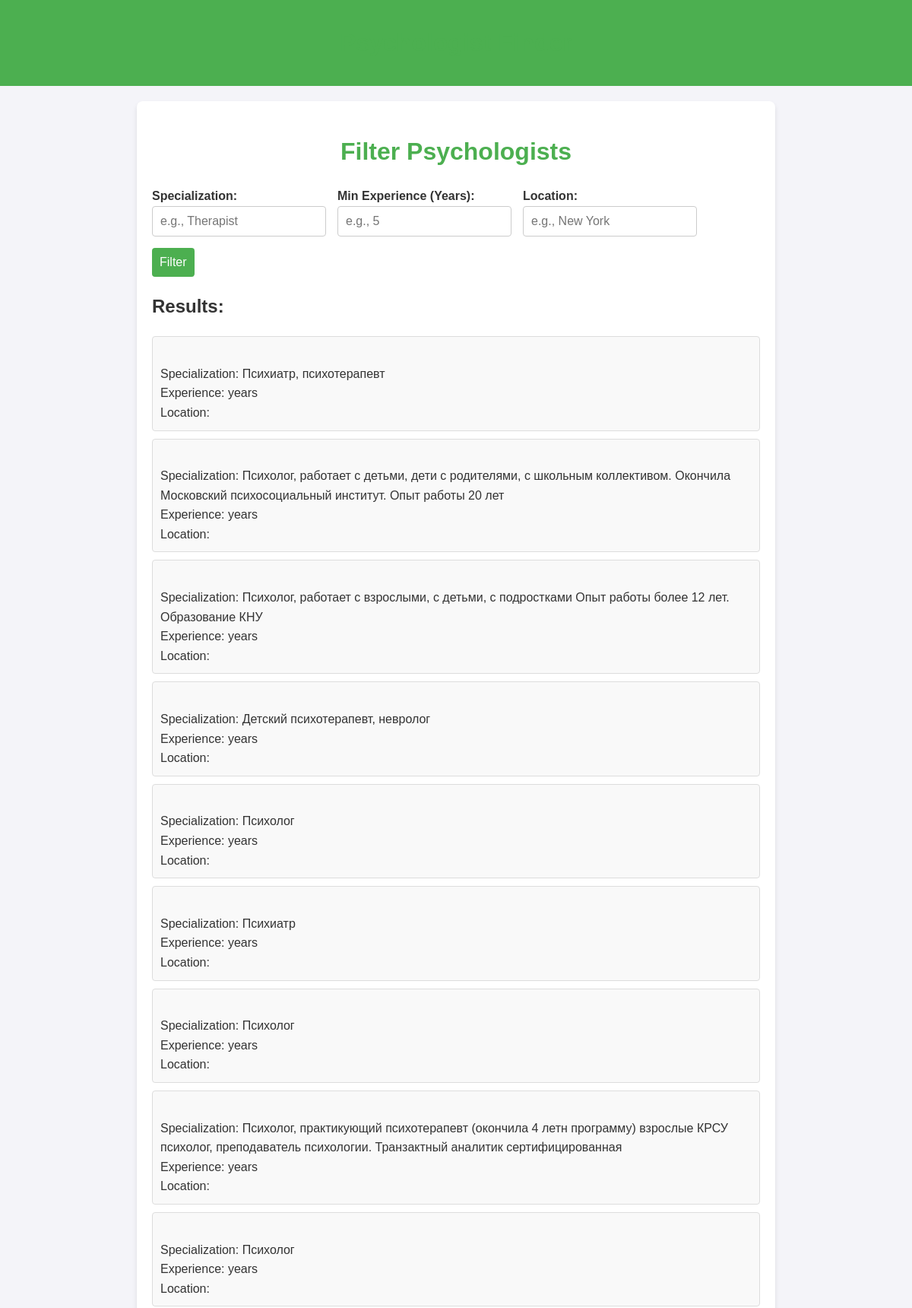
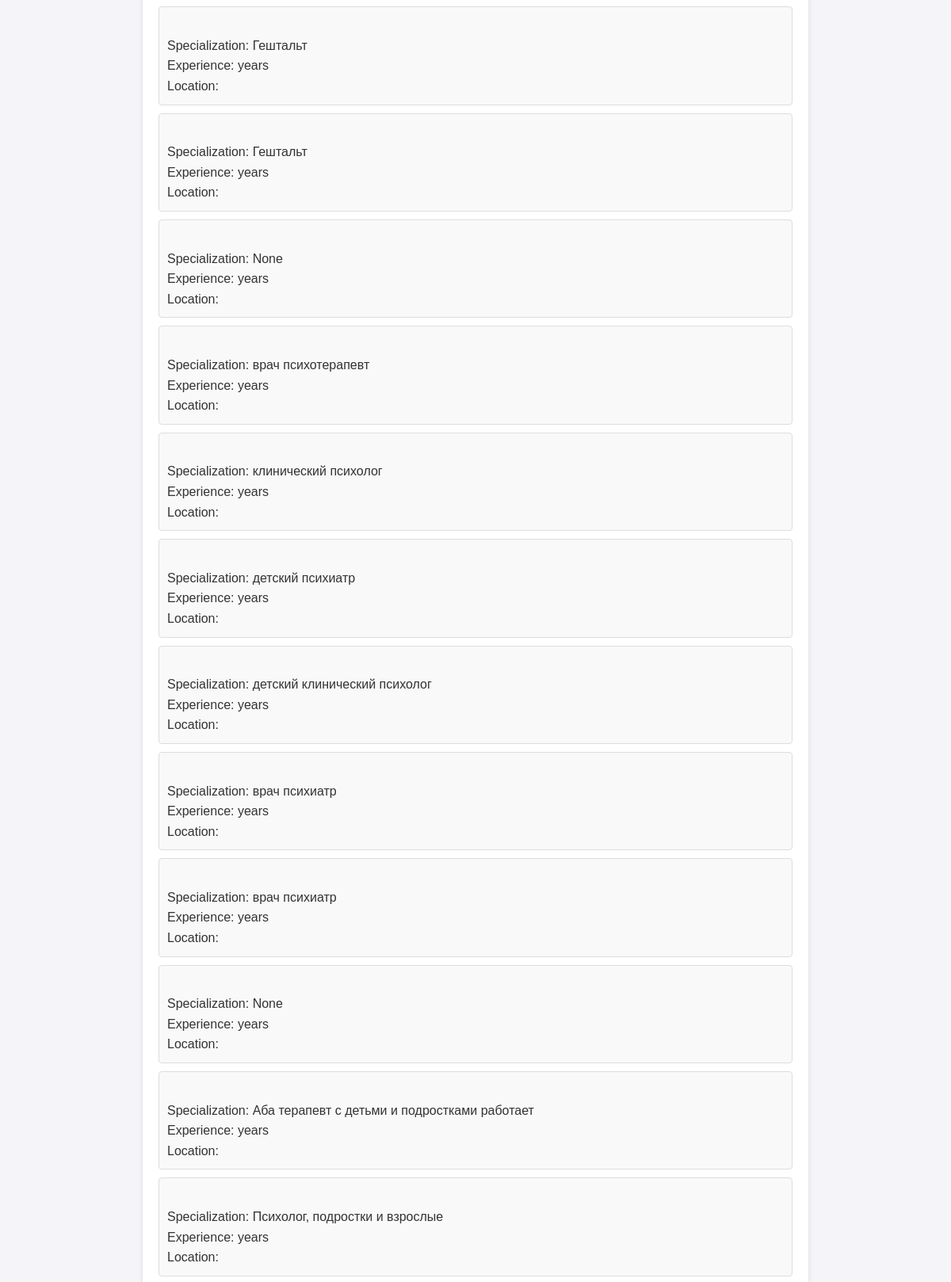
The page /psychologists/ (upper part) on the database its author committed (2 pictures, top to bottom).
### fip_app/models.py (models this page shows)
class Psycho(models.Model):
    full_name = models.TextField(blank=True, null=True)
    specialization = models.TextField(blank=True, null=True)
    work_location = models.TextField(blank=True, null=True)
    contacts = models.TextField(blank=True, null=True)
    price = models.IntegerField(blank=True, null=True)
    session = models.IntegerField(blank=True, null=True)
    class Meta:
        managed = False
        db_table = 'psycho'

### fip_app/views.py (the view)
# urls.py: path('', views.filter_psychologists, name='filter_psychologists'),
def filter_psychologists(request):
    specialization = request.GET.get('specialization', '')
    location = request.GET.get('location', '')
    min_price = request.GET.get('min_price', None)
    max_price = request.GET.get('max_price', None)
    psychologists = Psycho.objects.all()
    if specialization:
        psychologists = psychologists.filter(specialization__icontains=specialization)
    if location:
        psychologists = psychologists.filter(work_location__icontains=location)
    if min_price:
        psychologists = psychologists.filter(price__gte=min_price)
    if max_price:
        psychologists = psychologists.filter(price__lte=max_price)
    return render(request, 'fip_app/filter_psychologists.html', {
        'psychologists': psychologists,
    })

### fip_app/templates/fip_app/filter_psychologists.html (shortened to what this page needs)
<!DOCTYPE html>
<html lang="en">
<head>
</head>
<body>
    <header>
        <h1>Psychologist Finder</h1>
    </header>
    <main>
        <h1>Filter Psychologists</h1>
        <form method="get">
            <div>
                <label for="specialization">Specialization:</label>
                <input type="text" name="specialization" id="specialization" placeholder="e.g., Therapist" value="{{ request.GET.specialization }}">
            </div>
            <div>
                <label for="min_experience">Min Experience (Years):</label>
                <input type="number" name="min_experience" id="min_experience" placeholder="e.g., 5" value="{{ request.GET.min_experience }}">
            </div>
            <div>
                <label for="location">Location:</label>
                <input type="text" name="location" id="location" placeholder="e.g., New York" value="{{ request.GET.location }}">
            </div>
            <div style="flex: 1 100%;">
                <button type="submit">Filter</button>
            </div>
        </form>
        <h2>Results:</h2>
        {% if psychologists %}
            <ul>
                {% for psychologist in psychologists %}
                    <li>
                        <strong>{{ psychologist.name }}</strong><br>
                        Specialization: {{ psychologist.specialization }}<br>
                        Experience: {{ psychologist.experience_years }} years<br>
                        Location: {{ psychologist.location }}
                    </li>
                {% endfor %}
            </ul>
        {% else %}
            <p>No psychologists found. Please refine your search criteria.</p>
        {% endif %}
    </main>
</body>
</html>

### fip_app/templates/fip_app/filter_psychologists.html (style rules this page uses)
body { font-family: Arial, sans-serif; line-height: 1.6; margin: 0; padding: 0; background-color: #f4f4f9; color: #333; }
header { background-color: #4CAF50; color: #fff; padding: 10px 20px; text-align: center; }
main { margin: 20px auto; padding: 20px; max-width: 800px; background: #fff; border-radius: 8px; box-shadow: 0 4px 6px rgba(0, 0, 0, 0.1); }
h1 { text-align: center; margin-bottom: 20px; color: #4CAF50; }
form { display: flex; flex-wrap: wrap; gap: 15px; margin-bottom: 20px; }
label { font-weight: bold; display: block; }
input, button { padding: 10px; font-size: 1rem; border: 1px solid #ccc; border-radius: 4px; width: 100%; }
button { background-color: #4CAF50; color: white; border: none; cursor: pointer; }
ul { list-style: none; padding: 0; }
li { background: #f9f9f9; margin-bottom: 10px; padding: 10px; border: 1px solid #ddd; border-radius: 4px; }
@media (min-width: 600px) { input, button { width: auto; flex: 1; } }

### rows shown on the page
Psycho: specialization "Психолог, работает с детьми, дети с родителями, с школьным коллективом. Окончила Московский психосоциальный институт. Опыт работы 20 лет"
Psycho: specialization "Психолог, работает с взрослыми, с детьми, с подростками Опыт работы более 12 лет. Образование КНУ"
Psycho: specialization "Детский психотерапевт, невролог"
Psycho: specialization "Психолог"
Psycho: specialization "Психиатр"
Psycho: specialization "Психолог"
Psycho: specialization "Психолог, практикующий психотерапевт (окончила 4 летн программу) взрослые КРСУ психолог, преподаватель психологии. Транзактный аналитик сертифицированная"
Psycho: specialization "Психолог"
Psycho: specialization "Гештальт"
Psycho: specialization "Гештальт"
Psycho: specialization "None"
Psycho: specialization "врач психотерапевт"
Psycho: specialization "клинический психолог"
Psycho: specialization "детский психиатр"
Psycho: specialization "детский клинический психолог"
Psycho: specialization "врач психиатр"
Psycho: specialization "врач психиатр"
Psycho: specialization "None"
Psycho: specialization "Аба терапевт с детьми и подростками работает"
Psycho: specialization "Психолог, подростки и взрослые"
